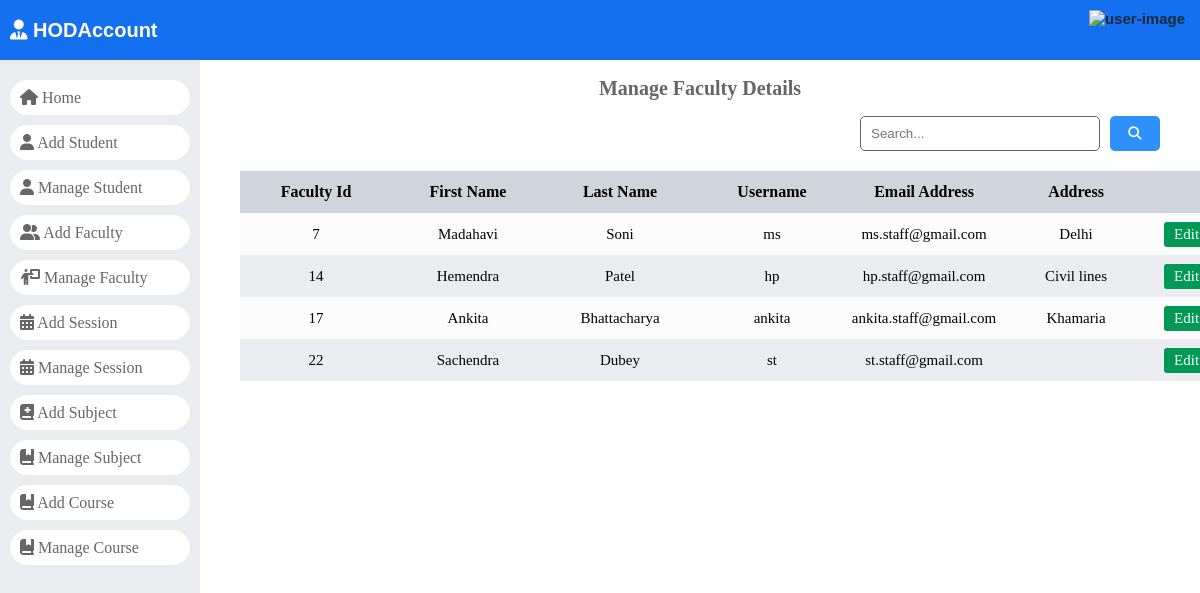
The app's page /manage_staff/ with its own data.
### dashboard/models.py (models this page shows)
class Staffs(models.Model):
	id = models.AutoField(primary_key=True)
	admin = models.OneToOneField(CustomUser, on_delete = models.CASCADE)
	address = models.TextField()
	created_at = models.DateTimeField(auto_now_add=True)
	updated_at = models.DateTimeField(auto_now=True)
	objects = models.Manager()

class CustomUser(AbstractUser):
	HOD = '1'
	STAFF = '2'
	STUDENT = '3'
	EMAIL_TO_USER_TYPE_MAP = {
		'hod': HOD,
		'staff': STAFF,
		'student': STUDENT
	}
	user_type_data = ((HOD, "HOD"), (STAFF, "Staff"), (STUDENT, "Student"))
	user_type = models.CharField(default=1, choices=user_type_data, max_length=10)

### dashboard/HodViews.py (the view)
# urls.py: path('manage_staff/', HodViews.manage_staff, name="manage_staff"),
def manage_staff(request):
    staffs = Staffs.objects.all()
    context = {
        "staffs": staffs
    }
    return render(request, "Hod Page/manage_faculty.html", context)

### dashboard/templates/Hod Page/manage_faculty.html (shortened to what this page needs)
{% load static %}
<!DOCTYPE html>
<html lang="en">
<head>
    <link rel="stylesheet" href="https://cdnjs.cloudflare.com/ajax/libs/font-awesome/6.5.1/css/all.min.css"
 />
    <link rel="stylesheet" href="{% static 'style.css' %}">
</head>
<body>
    <header>
        <div>
            <a href="/">
                <div class="logo">
                    <i class="fa-solid fa-user-tie"></i>
                    HODAccount
                </div>
            </a>
        </div>
        {% include '../headerUser.html' %}
    </header>
    <div id="main">
        {% include './navigation.html' %}
        <div id="student_record">
            <div class="page-title">
                <h2>Manage Faculty Details</h2>
            </div>
            <div id="search-bar">
                <form action="" method="GET" class="search-form" data-search-record="#faculty-data">
                    <input type="search" name="search" id="search" placeholder="Search...">
                    <button type="submit">
                        <i class="fa-solid fa-magnifying-glass"></i>
                    </button>
                </form>
            </div>
            <div id="expese-record" class="record">
                <table>
                    <thead>
                        <tr>
                            <th>Faculty Id</th>
                            <th>First Name</th>
                            <th>Last Name</th>
                            <th>Username</th>
                            <th>Email Address</th>
                            <th>Address</th>
                            <th>Action</th>
                        </tr>
                    </thead>
                    <tbody id="faculty-data">
                        {% for staff in staffs %}
                        <tr>
                            <td>{{ staff.admin.id }}</td>
                            <td>{{ staff.admin.first_name }}</td>
                            <td>{{ staff.admin.last_name }}</td>
                            <td>{{ staff.admin.username }}</td>
                            <td>{{ staff.admin.email }}</td>
                            <td>{{ staff.address }}</td>
                            <td class="action">
                                <a href="{% url 'edit_staff' staff.admin.id %}" class="edit btn">
                                    Edit</a>
                            </td>
                        </tr>
                        {% endfor %}
                    </tbody>
                </table>
            </div>
        </div>
    </div>
</body>
</html>

### static/style.css (style rules this page uses)
:root { --light-black: #1d2939; --sky-blue: #1570ef; --light-blue: #2e90fa; --nav-bg: #eaecf0; --nav-text: #666; --success-color: #039855; --error-color: #f97066; --white: #fff; --table-grid-dark: #eaecf0; --table-grid-light: #fcfcfd; --table-heading: #d0d5dd; --dialog-backdrop: #26262690; --gray-6: #666; --gray-e: #ebebeb; --note-gray: #f2f4f7; --page-heading: #666; --page-highlight-heading: #3f3737; --yellow: #fec84b; }
html, body { margin: 0; padding: 0; }
a { text-decoration: none; }
#main { display: flex; height: calc(100vh - 60px); }
#student_record { max-width: calc(100% - 200px); flex: 1; }
.record { padding: 20px 40px; overflow: auto; box-sizing: border-box; }
.record table { width: 100%; border-spacing: 0; }
.record th, .record td { height: 40px; max-width: 150px; text-align: center; min-width: 150px; }
.record tr:nth-child(2n + 2) { background: var(--table-grid-dark); }
.record tr:nth-child(2n + 1) { background: var(--table-grid-light); }
.record th { font-size: 16px; background: var(--table-heading); }
.record td { font-size: 15px; }
.record td .edit, .record td .delete { height: 25px; line-height: 25px; border: 0; margin: 0 10px; padding: 0 10px; border-radius: 3px; display: inline-block; }
.record td .edit { background: var(--success-color); color: var(--white); }
header { width: 100%; height: 60px; padding: 10px; box-sizing: border-box; display: flex; justify-content: space-between; gap: 20px; background: var(--sky-blue); font-family: arial; }
header .logo { height: 40px; line-height: 40px; font-size: 20px; font-weight: 600; color: var(--white); }
.page-title h2 { text-align: center; font-size: 20px; color: var(--page-heading); }
#search-bar form { display: flex; gap: 10px; width: 90%; max-width: 300px; margin-left: auto; margin-right: 40px; height: 35px; font-size: 17px; }
#search-bar input { flex: 1; border: 1.5px solid #666; padding: 0 10px; box-sizing: border-box; border-radius: 5px; }
#search-bar button { width: 50px; border-radius: 5px; background-color: var(--light-blue); color: var(--white); border: 0; cursor: pointer; }

### records on screen
Staffs: admin.id "7", admin.first_name "Madahavi", admin.last_name "Soni", admin.username "ms", admin.email "ms.staff@gmail.com", address "Delhi"
Staffs: admin.id "14", admin.first_name "Hemendra", admin.last_name "Patel", admin.username "hp", admin.email "hp.staff@gmail.com", address "Civil lines"
Staffs: admin.id "17", admin.first_name "Ankita", admin.last_name "Bhattacharya", admin.username "ankita", admin.email "ankita.staff@gmail.com", address "Khamaria"
Staffs: admin.id "22", admin.first_name "Sachendra", admin.last_name "Dubey", admin.username "st", admin.email "st.staff@gmail.com"
